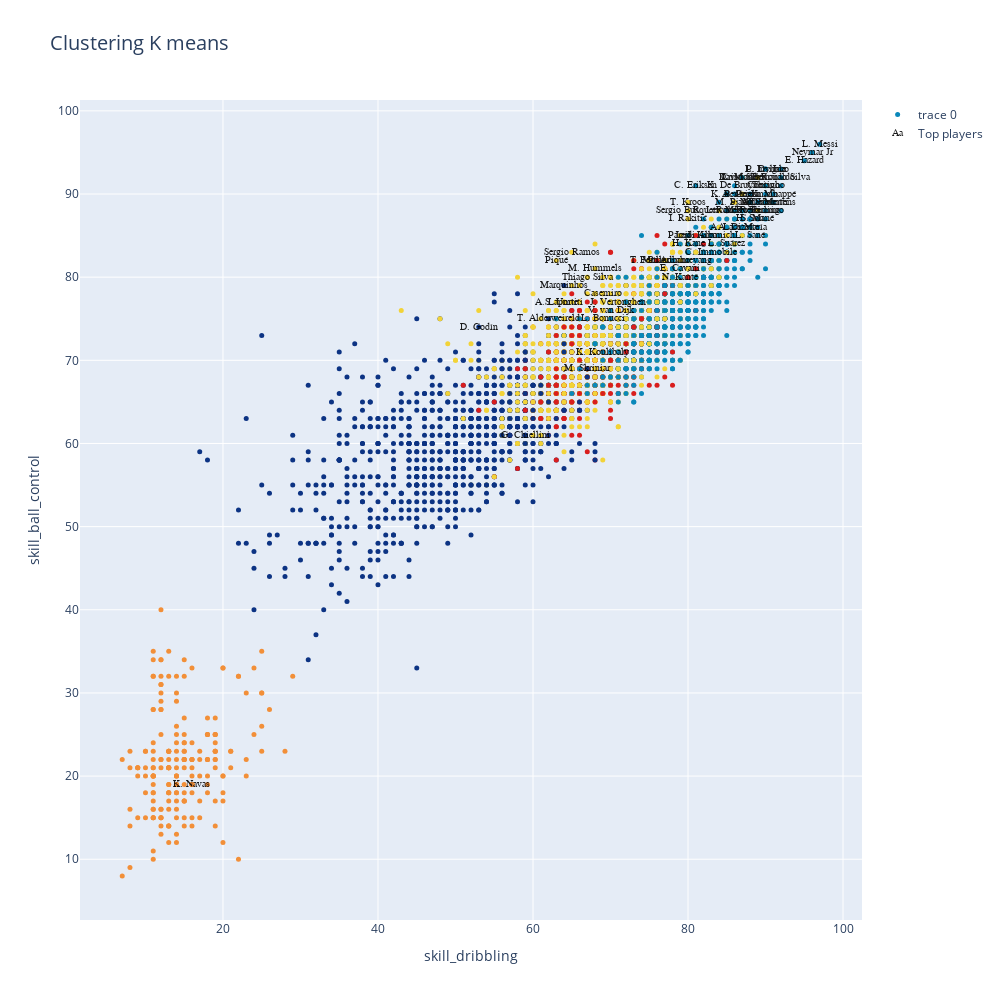

The notebook cell this image was saved under:
### Code cell
data=[]
bool_crack=df_without_GK["overall"] > 85
bool_no_crack=df_without_GK["overall"]<86


#Eligo dos números entre 0 y  de n_skills-1
skill_1=skills_ratings[5]
skill_2=skills_ratings[15]
skill_1=skills_ratings[skills_ratings.index('skill_dribbling')]
skill_2=skills_ratings[skills_ratings.index('skill_ball_control')]


kmean_clusters = go.Scatter(x=df_skills_without_GK[skill_1], y=df_skills_without_GK[skill_2],
                           mode='markers',
                        text=df_without_GK.loc[:,'short_name'],
                           marker=dict(
                                size=5,
                                color = clusters.astype(np.float), #set color equal to a variable
                                colorscale='Portland',
                                showscale=False)
                           )

crack =go.Scatter(x=df_skills_without_GK.loc[bool_crack,skill_1], y=df_skills_without_GK.loc[bool_crack,skill_2],name='Top players',
                      text=df_without_GK.loc[bool_crack,'short_name'],
                      textfont=dict(family='sans serif',size=10,color='black'),
                      opacity=0.9,mode='text')

data=[kmean_clusters,crack]

layout = go.Layout(title="Clustering K means ",titlefont=dict(size=20),
                xaxis=dict(title=skill_1),
                yaxis=dict(title=skill_2),
                autosize=False, width=1000,height=1000)

fig = go.Figure(data=data, layout=layout)

iplot(fig)

### Figure 1 — Plotly figure (JSON) as saved in the notebook; plotly's stock layout.template omitted (floating-point values rounded to 4 significant figures; data arrays with more than 128 entries replaced by an {"elided": "..."} marker saying what was removed)
{"data": [{"marker": {"color": {"elided": "5337 int values"}, "colorscale": [[0, "rgb(12,51,131)"], [0.25, "rgb(10,136,186)"], [0.5, "rgb(242,211,56)"], [0.75, "rgb(242,143,56)"], [1, "rgb(217,30,30)"]], "showscale": false, "size": 5}, "mode": "markers", "text": {"elided": "5337 str values"}, "type": "scatter", "x": {"elided": "5337 int values"}, "y": {"elided": "5337 int values"}}, {"mode": "text", "name": "Top players", "opacity": 0.9, "text": ["L. Messi", "Cristiano Ronaldo", "Neymar Jr", "E. Hazard", "K. De Bruyne", "V. van Dijk", "L. Modrić", "M. Salah", "K. Mbappé", "K. Koulibaly", "H. Kane", "N. Kanté", "G. Chiellini", "S. Agüero", "Sergio Ramos", "L. Suárez", "R. Lewandowski", "Sergio Busquets", "A. Griezmann", "P. Dybala", "P. Pogba", "R. Sterling", "C. Eriksen", "Piqué", "David Silva", "E. Cavani", "D. Godín", "T. Kroos", "M. Reus", "P. Aubameyang", "S. Mané", "A. Laporte", "Bernardo Silva", "Casemiro", "H. Son", "Fernandinho", "Thiago Silva", "K. Benzema", "J. Vertonghen", "D. Mertens", "M. Hummels", "T. Alderweireld", "Jordi Alba", "Thiago", "K. Navas", "L. Insigne", "L. Sané", "Marquinhos", "M. Škriniar", "M. Verratti", "S. Umtiti", "J. Kimmich", "Isco", "Roberto Firmino", "I. Rakitić", "M. Pjanić", "A. Di María", "L. Bonucci", "Coutinho", "Parejo", "T. Müller", "C. Immobile", "A. Lacazette"], "textfont": {"color": "black", "family": "sans serif", "size": 10}, "type": "scatter", "x": [97, 89, 96, 95, 86, 70, 87, 89, 91, 69, 80, 79, 59, 88, 65, 85, 85, 80, 88, 90, 87, 89, 81, 63, 87, 79, 53, 80, 87, 79, 89, 63, 92, 69, 88, 77, 67, 86, 71, 91, 68, 62, 81, 90, 16, 90, 88, 64, 67, 90, 64, 83, 92, 88, 80, 86, 87, 69, 90, 79, 75, 83, 86], "y": [96, 92, 95, 94, 91, 76, 92, 89, 90, 71, 84, 80, 61, 89, 83, 84, 88, 88, 90, 93, 90, 88, 91, 82, 92, 81, 74, 89, 88, 82, 87, 77, 92, 78, 87, 82, 80, 90, 77, 89, 81, 75, 85, 91, 19, 93, 85, 79, 69, 89, 77, 85, 93, 88, 87, 89, 86, 75, 91, 85, 82, 83, 86]}], "layout": {"autosize": false, "height": 1000, "title": {"font": {"size": 20}, "text": "Clustering K means "}, "width": 1000, "xaxis": {"title": {"text": "skill_dribbling"}}, "yaxis": {"title": {"text": "skill_ball_control"}}}}
